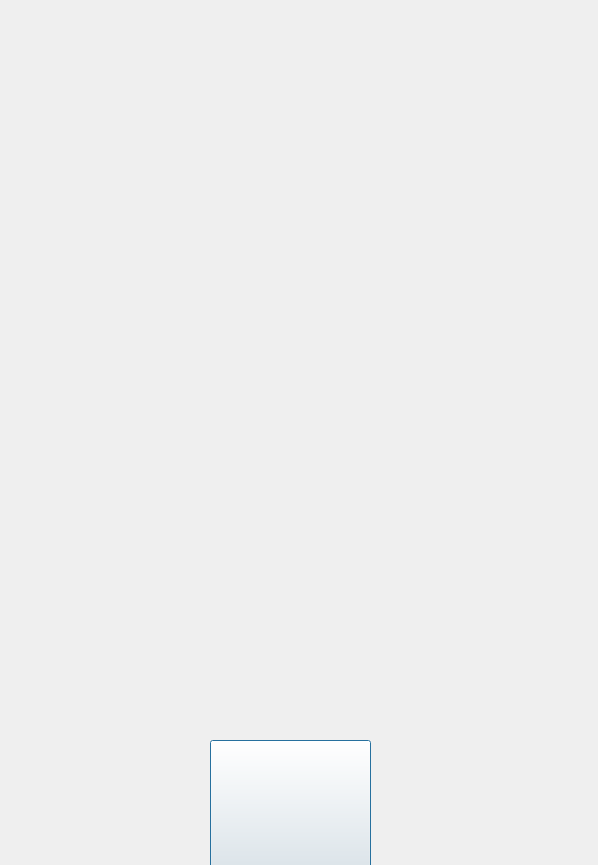
<?xml version="1.0" encoding="UTF-8"?>
<ui version="4.0">
 <class>Game1IntroDialog</class>
 <widget class="QDialog" name="Game1IntroDialog">
  <property name="geometry">
   <rect>
    <x>0</x>
    <y>0</y>
    <width>598</width>
    <height>865</height>
   </rect>
  </property>
  <property name="styleSheet">
   <string notr="true">border-image: url(:/images/level1_intro_img.png);</string>
  </property>
  <widget class="QPushButton" name="returnBtn">
   <property name="geometry">
    <rect>
     <x>210</x>
     <y>740</y>
     <width>161</width>
     <height>141</height>
    </rect>
   </property>
   <property name="minimumSize">
    <size>
     <width>120</width>
     <height>40</height>
    </size>
   </property>
   <property name="styleSheet">
    <string notr="true">border-image: url(:/images/level1_intro_return_button.png);</string>
   </property>
   <property name="text">
    <string/>
   </property>
  </widget>
 </widget>
 <resources/>
 <connections/>
</ui>
